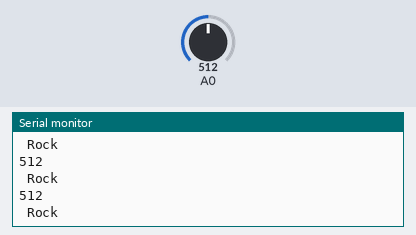
The sketch below on a simulated Arduino Uno, built with avr-gcc and run on an emulated ATmega328P. Shown: the last lines printed to the serial monitor. The test bench sets the inputs (shaded band); at power-on: A0 = 512.

Above: at 1.2 s.
1.3 s: A0 set to 107
At 2.1 s:
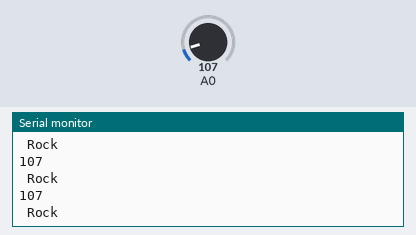
2.8 s: A0 set to 90
At 3.4 s:
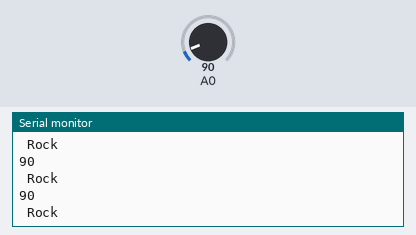
Timing chart, 0 to 5.8 s (numbered marks = the images above; inputs shaded):
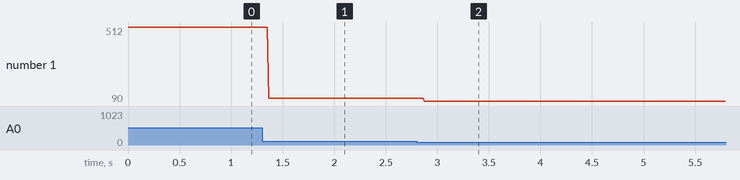

Measured:
- after the input at 1.3 s, the serial monitor: prints a new line after 0.06 s (image 1)
- after the input at 2.8 s, the serial monitor: prints a new line after 0.07 s (image 2)
- plotted number 1: 512 → 107 after the input at 1.3 s, 107 → 90 after the input at 2.8 s

The sketch:

Acoustic_sensor.ino
```cpp
//#define Acoustic_Pin A0    // select the input pin for the potentiometer

int Acoustic_Value = 0;  // variable to store the value coming from the sensor
boolean Acoustic_flag = 0;

void setup() {
  // begin the serial monitor @ 9600 baud
  Serial.begin(9600);
  pinMode (A0, INPUT);
}

void loop() {
  // read the value from the sensor:
  Acoustic_Value = analogRead(A0);

  Serial.println(Acoustic_Value);
  Serial.write(" ");

  delay(10);
  if (Acoustic_Value >= 90.0){
    Serial.println("Rock");
    Acoustic_flag = 1;
    }

  else if(Acoustic_Value < 90.0){
    Serial.println("no");
    Acoustic_flag = 0;
  }
  }
```
